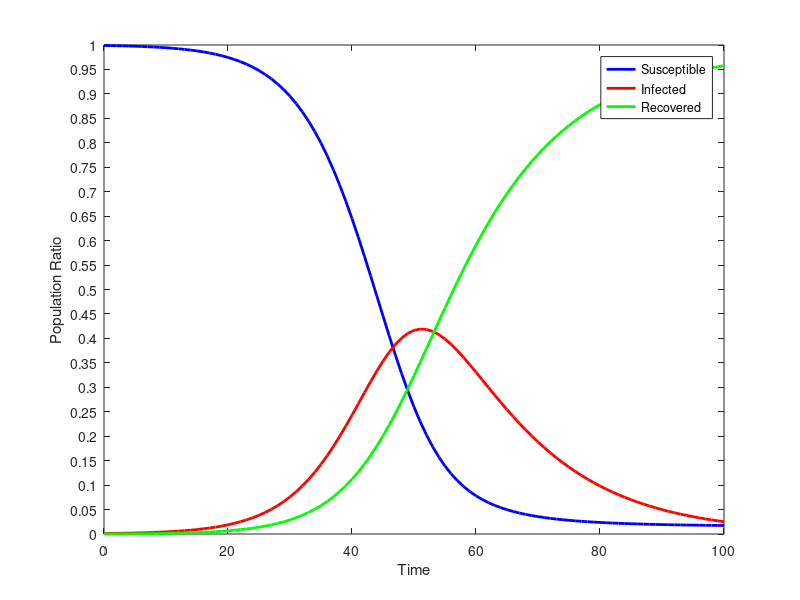

Write the MATLAB code that produced this figure.
dynamics = [
0.0,999.0,1.0,0.0;
1.0,998.75025,1.1830833333333333,0.06666666666666667;
2.0,998.5005,1.3661666666666665,0.13333333333333333;
3.0,998.2050988062656,1.5826956381788193,0.21220555555555554;
4.0,997.8640692813282,1.8326473853385417,0.3032833333333333;
5.0,997.469105567356,2.1220980567654206,0.4087963758785879;
6.0,997.0119223229831,2.457104808782444,0.5309728682344907;
7.0,996.482740510331,2.8448134176500894,0.6724460720188521;
8.0,995.8702998131428,3.293447127586234,0.836253059271015;
9.0,995.1615979454776,3.812494767408025,1.0259072871143542;
10.0,994.3416364008856,4.412893170160952,1.2454704289534364;
11.0,993.3931243046625,5.107238948556886,1.499636746780638;
12.0,992.2961434506425,5.910026924566189,1.793829624791368;
13.0,991.0277694367231,6.837918341915076,2.134312221361827;
14.0,989.561645205489,7.91004077817812,2.5283140163329065;
15.0,987.8675034649943,9.14832129587842,2.9841752391272447;
16.0,985.9106352234702,10.57785348552399,3.511511291005786;
17.0,983.6513028936065,12.22729772899586,4.1213993773976805;
18.0,981.0440983313031,14.129312058931033,4.826589609765946;
19.0,978.0372489958044,16.32100821249668,5.641742791699004;
20.0,974.5718794435804,18.84442362745851,6.583696928961073;
21.0,970.5812409503334,21.74699490653911,7.671764143127518;
22.0,965.9899296124225,25.08201133595269,8.928059051624752;
23.0,960.7131232865902,28.909018001349075,10.377858712060693;
24.0,954.6558806953515,33.294126503524296,12.049992801124205;
25.0,947.7125624515454,38.31017688057378,13.97726066788081;
26.0,939.7664540367443,44.0366768618066,16.196869101449096;
27.0,930.6896950618792,50.55942404463348,18.75088089348735;
28.0,920.3436471463837,57.96969350267519,21.68665935094112;
29.0,908.5798634097326,66.36284896968401,25.057287620583352;
30.0,895.2418536241801,75.83621252172486,28.92193385409503;
31.0,880.167866561091,86.48600965350164,33.3461237854073;
32.0,863.1949286936444,98.40320001949988,38.401871286855624;
33.0,844.1643770426184,111.66801769362588,44.16760526375573;
34.0,822.9290912366037,126.34309016500723,50.72781859838906;
35.0,799.3625505886228,142.46509630007978,58.17235311129745;
36.0,773.3696994952443,160.03507471579104,66.5952257889646;
37.0,744.899383808173,179.00771731619045,76.09289887563658;
38.0,713.9578143977603,199.2802817455503,86.76190385668932;
39.0,680.6221298163259,220.6821185059054,98.69575167776868;
40.0,645.0527012144202,242.96619499144114,111.9811037941387;
41.0,607.5024178369531,265.8043371351812,126.69324502786573;
42.0,568.3209177411984,288.7880908981731,142.89099136062848;
43.0,527.9517233709057,311.4369961261205,160.6112805029739;
44.0,486.92064515791105,333.2155349459035,179.86381989618545;
45.0,445.81472045135024,353.55899324405635,200.6262863045935;
46.0,405.25233963822575,371.90700506078724,222.84065530098707;
47.0,365.84688870418574,387.74185644522345,246.4112548505908;
48.0,328.16784272200334,400.62710209002,271.2050551879766;
49.0,292.7043047717858,410.24118294388927,297.0545122843248;
50.0,259.8360718145734,416.40094242843367,323.7629857569928;
51.0,229.81623175398693,419.0713702927609,351.11239795325207;
52.0,202.76723545886432,418.3603037593213,378.8724607818143;
53.0,178.6898846696988,414.4995631956361,406.81055213466504;
54.0,157.4824441149467,407.8163168331001,434.7012390519531;
55.0,138.96572432917947,398.6997324058249,462.3345432649955;
56.0,122.90974674797144,387.5679555314929,489.5222977205355;
57.0,109.05834747206507,374.8393726470109,516.1022798809238;
58.0,97.14937765656384,360.9104787604126,541.9401435830233;
59.0,86.9295370194767,346.141027887699,566.9294350928241;
60.0,78.16397991915005,330.8458864039981,590.9901336768515;
61.0,70.64151009471914,315.29228770258237,614.0662022026982;
62.0,64.17645228941524,299.700953080953,636.1225946296314;
63.0,58.60827145828296,284.24964806524645,657.1420804764703;
64.0,53.799835479159924,269.07802050563924,677.1221440152004;
65.0,49.63499034522761,254.29288910188848,696.0721205528836;
66.0,46.01590203666228,239.97344271007788,714.0106552532595;
67.0,42.86044576280426,226.17603971047672,730.9635145267188;
68.0,40.09979715501743,212.9384588042584,746.9617440407239;
69.0,37.67629568430323,200.28355762760748,762.0401466880891;
70.0,35.54159843316506,188.22235762512844,776.2360439417063;
71.0,33.65511279869463,176.7566060844251,789.5882811168801;
72.0,31.982681935980622,165.88087977213053,802.1364382918887;
73.0,30.495491057059212,155.58429691209028,813.9202120308504;
74.0,29.169162202806092,145.85190044820143,824.9789373489924;
75.0,27.983007319030662,136.6657688711708,835.3512238097984;
76.0,26.91941288359044,128.00590327673098,845.0746838396785;
77.0,25.96333308094472,119.85093182129866,854.1857350977566;
78.0,25.10187214048392,112.17866587664408,862.719461982872;
79.0,24.32393972474938,104.96653617095866,870.7095241042919;
80.0,23.619966092818004,98.19193207778045,878.1881018294015;
81.0,22.981666168083507,91.83246292445106,885.1858709074654;
82.0,22.40184364151719,85.86615664583206,891.7319997126508;
83.0,21.874227889936492,80.27160820244931,897.8541639076142;
84.0,21.393337836116984,75.02808781321333,903.5785743506697;
85.0,20.954367973388912,70.1156171291114,908.9300148974996;
86.0,20.553092665942472,65.51501991567699,913.9318874183805;
87.0,20.18578555544127,61.207952550904054,918.6062618936546;
88.0,19.84915148660673,57.17691862536008,922.9739298880331;
89.0,19.5402688354867,53.40527110641985,927.0544600580934;
90.0,19.256540505653675,49.87720486122889,930.8662546331174;
91.0,18.995652166990794,46.577741792797106,934.426606040212;
92.0,18.755536563061014,43.49271040597827,937.7517530309607;
93.0,18.534342917606068,40.60872126524677,940.8569358171471;
94.0,18.33041063754456,37.91313951824304,943.7564498442124;
95.0,18.142246646200647,35.39405542523715,946.4636979285622;
96.0,17.968505792218707,33.04025364466959,948.9912405631117;
97.0,17.80797387138523,30.84118187048727,951.3508442581275;
98.0,17.659552874137603,28.78691929142362,953.5535278344388;
99.0,17.522248133909557,26.86814524028587,955.6096066258046;
100.0,17.395157103081942,25.076108318351903,957.5287345785662;
];
time = dynamics (:, 1);
susceptible = dynamics (:, 2);
infected = dynamics (:, 3);
recovered = dynamics (:, 4);
totalPopulation = susceptible(1) + infected(1) + recovered(1);
susceptibleRatio = susceptible ./ totalPopulation;
infectedRatio = infected ./ totalPopulation;
recoveredRatio = recovered ./ totalPopulation;
figure
plot (time, susceptibleRatio.', 'color', 'blue', 'linewidth', 2);
hold on
plot (time, infectedRatio.', 'color', 'red', 'linewidth', 2);
hold on
plot (time, recoveredRatio.', 'color', 'green', 'linewidth', 2);
set(gca,'YTick',0:0.05:1.0);
xlabel ('Time');
ylabel ('Population Ratio');
legend('Susceptible','Infected', 'Recovered');
